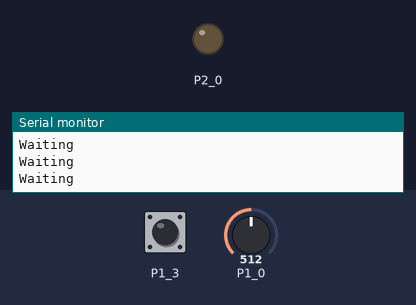
Recording of a sketch running on a simulated TI MSP430 LaunchPad. Parts: output pins drawn as LEDs (lit = HIGH), the last lines printed to the serial monitor. The test bench sets the inputs (shaded band); at power-on: P1_3 HIGH, P1_0 = 512.

Above: at 1.2 s.
1.3 s: P1_3 pulled LOW for 0.15 s
4.4 s: P1_0 set to 474
At 6.3 s:
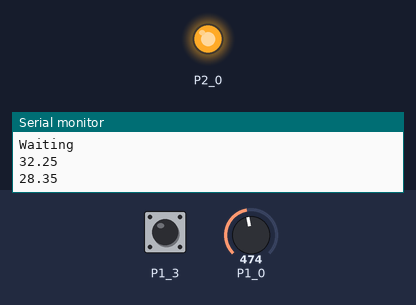
6.8 s: P1_0 set to 900
9.8 s: P1_0 set to 306
At 12.8 s:
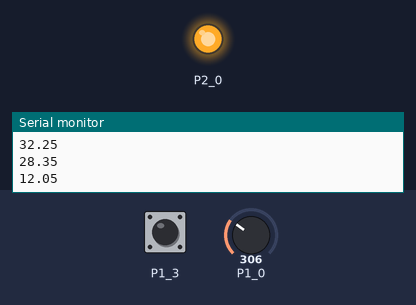
Timing chart, 0 to 13.8 s (numbered marks = the images above; inputs shaded):
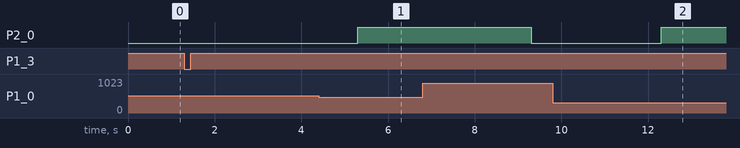

The sketch:

Challenge2_Heating.ino
```cpp
/*
* This is the code for the Launchpad which will be used in the heating system of the bioreactor.
* All parameters can only be amended by changing the code and no input is required.
*/


#include<math.h>
int buttonstate = 0;
double MediumTemp = 30;

    double getTemperature(double resistence){
      //This function calculate the temperature of the water according to the steinhart-hart equation and return the value rounded to the nearest 0.1 degree celsius
      double temp = 1/(0.001257995159 + 0.0002205992525 * logf(resistence) + 0.00000008220364928 * powf(logf(resistence), 3));
      temp = floor(temp * 10 + 0.5 )/10;
      return temp;
    }


void setup() {

Serial.begin(9600);
pinMode(P1_0, INPUT);
pinMode(PUSH2, INPUT_PULLUP);
pinMode(P2_0, OUTPUT);


}

/********************************************************************************/

void loop() {
Serial.println("Waiting");
if (Serial.available() != 0) {
    MediumTemp = Serial.parseInt();
    Serial.print("SETTING A NEW VALUE OF:");
    Serial.println(MediumTemp);
    delay(1000);
  }

  /*Pressing the button will turn the heater controller system on.*/
  if(digitalRead(PUSH2) == LOW)
  {
    buttonstate = 1;
    delay(2000);
  }

  while(buttonstate == 1)
  {
    double rawVoltageReading = analogRead(P1_0);
    double voltage = rawVoltageReading / 880 * 3.3;
    double thermistorResistence = (3.3 - voltage)/ (voltage - 0.0) * 10000;
    double Temperature = getTemperature(thermistorResistence);
    Temperature -= 273.15;
    /*Pressing the button again will turn the system off.*/

    /*For Testing*/
    Serial.println(Temperature);
    if(digitalRead(PUSH2) == LOW)
    {
      buttonstate = 0;
      delay(10000);
    }

    /*
     * Based on the knowledge I have, The launchpad could only be used as a controller
     * that controls ON or OFF of the heater power system. Therefore, the power of the heater is
     * determined by the frequency of powering up, although this might be less efficient. It will
     * be better if I could use PWM output to control the power of the heater.
     */


     /*PWM control system*/
     /*
    If (Temperature < 28)
    {
      analogWrite(Heaterpin, CurrentHIGH);
    }
    else if(Temperature >= 28 && Temperature <= 32)
    {
      analogWrite(Heatermin, CurrentMedi);
    }
    else if(Temperature > 32)
    {
      analogWrite(Heaterpin, 0);
    }
*/
    /*Digital control system*/

    if (Temperature < MediumTemp - 2)
    {
      digitalWrite(P2_0, HIGH);
      delay(10000);
      digitalWrite(P2_0, LOW);
      delay(300);
    }
    else if(Temperature >= MediumTemp - 2 && Temperature < MediumTemp - 0.5)
    {
      digitalWrite(P2_0, HIGH);
      delay(4000);
      digitalWrite(P2_0, LOW);
      delay(3000);
    }
    else if(Temperature >= MediumTemp - 0.5)
    {
      digitalWrite(P2_0, LOW);
      delay(2000);

    }


  }

  }
```

Measured:
- the behaviour switches between 486 and 485 on P1_0 (found by bisection; images 0 and 1)
- after the input at 4.4 s, P2_0: LOW → HIGH after 0.90 s
- after the input at 9.8 s, P2_0: LOW → HIGH after 2.5 s
